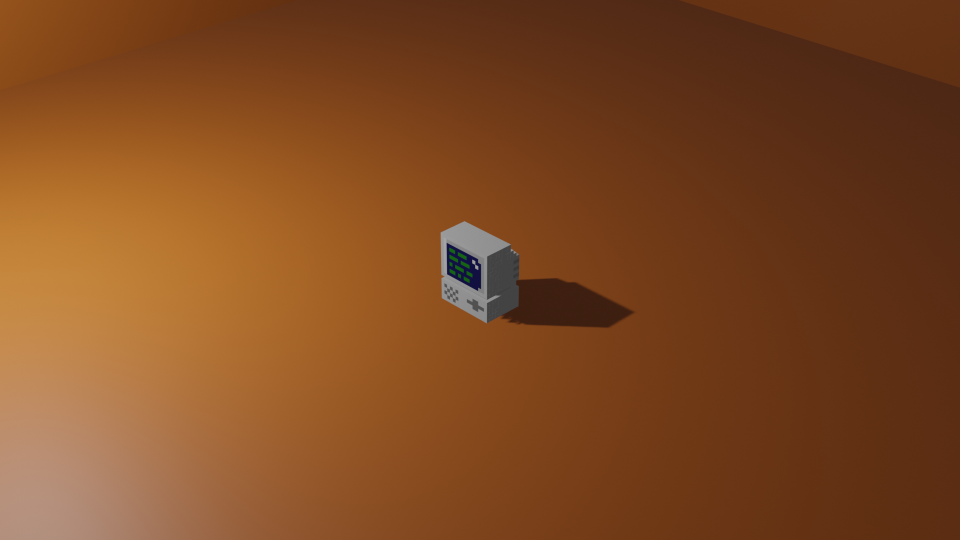
#> input picture misc/wallpaper.jpg, 1920 x 1080 px, found by its file name (shown at 1/2 size)
$ python piltest.py
#> lines starting #> are read from the running program, lines starting #| are printed output that depends on the picture
from PIL import Image, ImageFilter

image1 = Image.open('misc/wallpaper.jpg')
#> image1 is the input picture: PIL image 1920x1080 RGBA; mean R, G, B, A 127.8, 73.6, 34, 255
image2 = Image.open("misc/fog.jpg")
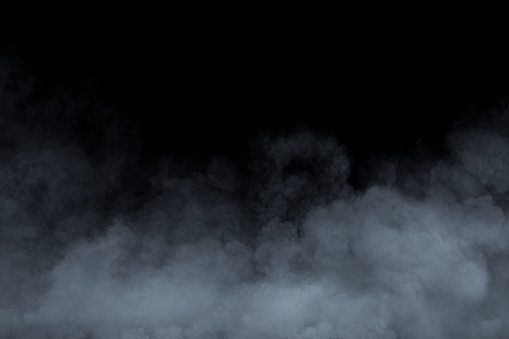
#> input picture misc/fog.jpg, 509 x 339 px, found by its file name
#> image2 is the input picture: PIL image 509x339 RGB; mean R, G, B 35.2, 39.8, 45.4

image1 = image1.resize((1920, 1080))
image2 = image2.resize((1920, 1080))
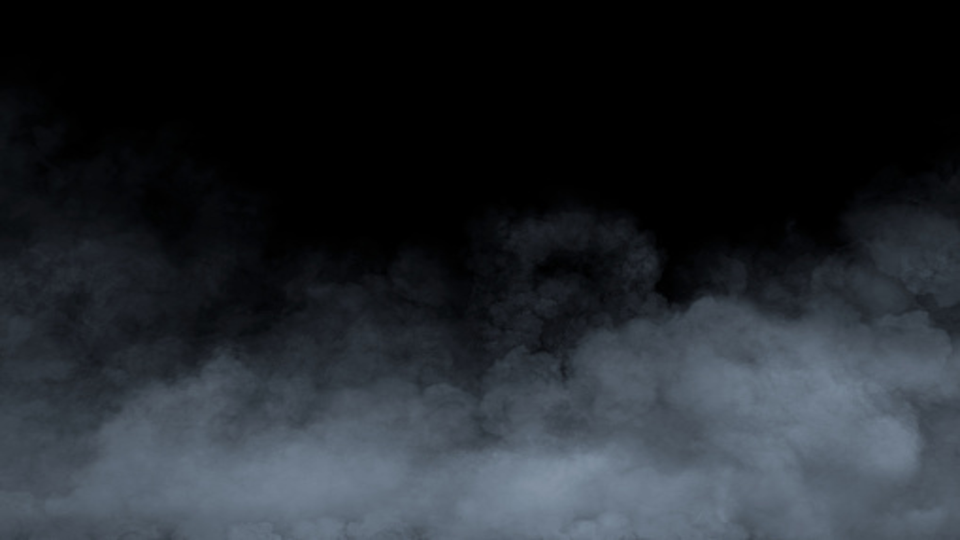
#> image2: PIL image 1920x1080 RGB (shown at 1/2 size); mean R, G, B 35.2, 39.8, 45.4

image1 = image1.convert("RGB")
#> image1: PIL image 1920x1080 RGB
image2 = image2.convert("RGB")

image3 = Image.blend(image1, image2, 0.5)
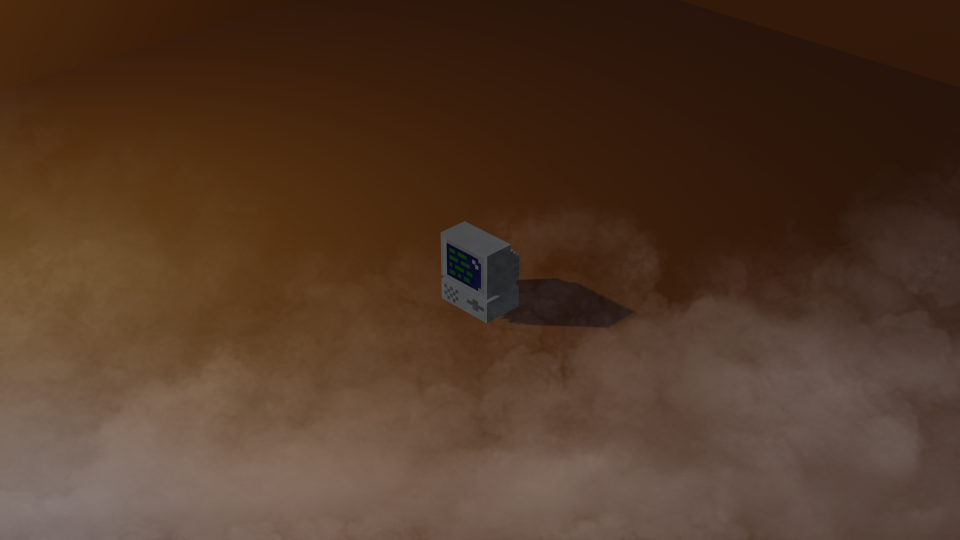
#> image3: PIL image 1920x1080 RGB (shown at 1/2 size); mean R, G, B 81.3, 56.5, 39.4

image3.show()
